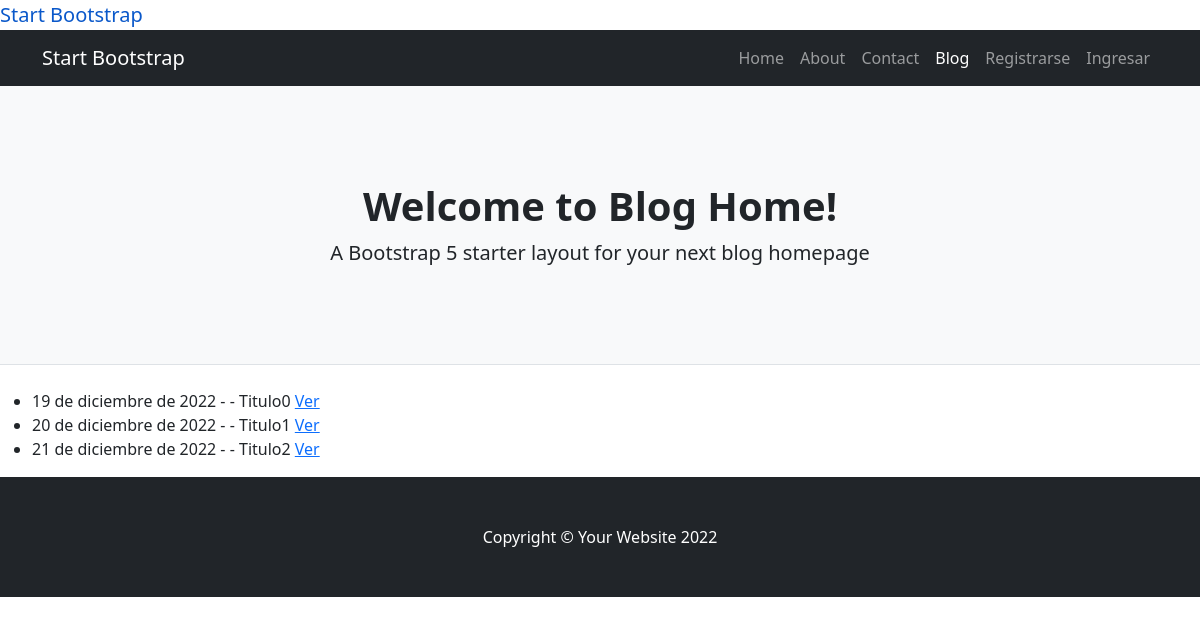
/ejemplo-dos/listar/, run on the app's committed database.
### ejemplo_dos/models.py (models this page shows)
class Post(models.Model):
    titulo = models.CharField(max_length=100)
    sub_titulo = models.CharField(max_length=100)
    texto = models.TextField(max_length=3000)
    publicado_el = models.DateField()

### ejemplo_dos/views.py (the view)
# urls.py: path('ejemplo-dos/listar/', PostList.as_view(), name="ejemplo-dos-listar"),
class PostList(ListView): #TemplateView antes
    model = Post

### ejemplo_dos/templates/ejemplo_dos/post_list.html (shortened to what this page needs)
{% extends 'ejemplo_dos/base.html' %}
{% block contenido %}
<ul>
{% for post in object_list %}
    <li>
        {{post.publicado_el}} - - {{post.titulo}}
                <a href="{% url 'ejemplo-dos-detalle' post.id %}">Ver</a>
            </li>
        {% endfor %}
        </ul>
{% endblock %}

### data on the page
Post: publicado_el "19 de diciembre de 2022", titulo "Titulo0"
Post: publicado_el "20 de diciembre de 2022", titulo "Titulo1"
Post: publicado_el "21 de diciembre de 2022", titulo "Titulo2"
